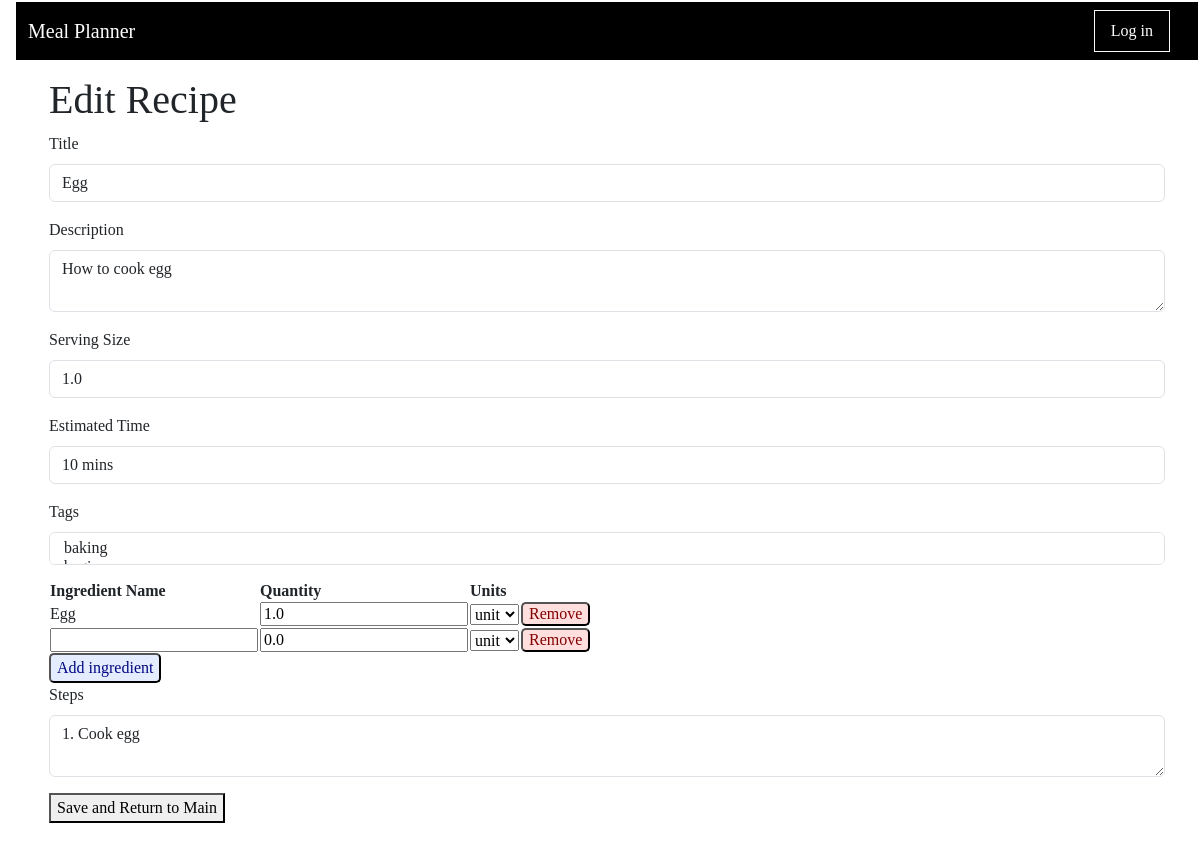
/recipe/7/edit, run on the app's committed database.
### app/main/models.py (models this page shows, shortened)
class Recipe(db.Model):
    id : sqlo.Mapped[int] = sqlo.mapped_column(primary_key=True)
    title : sqlo.Mapped[str] = sqlo.mapped_column(sqla.String(150), default="")
    description: sqlo.Mapped[str] = sqlo.mapped_column(sqla.String(1500), default="")
    servingSize : sqlo.Mapped[float] = sqlo.mapped_column(sqla.Float, default=0)
    estimatedTime : sqlo.Mapped[str] = sqlo.mapped_column(sqla.String(25), default="")
    steps : sqlo.Mapped[str] = sqlo.mapped_column(sqla.String, default="")
    timestamp : sqlo.Mapped[Optional[datetime]] = sqlo.mapped_column(default = lambda : datetime.now(timezone.utc))
    is_draft : sqlo.Mapped[bool] = sqlo.mapped_column(sqla.Boolean, default=True)
    user_id : sqlo.Mapped[int] = sqlo.mapped_column(sqla.ForeignKey('user.id'))
    writer : sqlo.Mapped['User'] = sqlo.relationship(back_populates='written_recipes')
    tags: sqlo.WriteOnlyMapped['Tag'] = sqlo.relationship(
        secondary=recipe_tags_table,
        primaryjoin=(recipe_tags_table.c.recipe_id == id),
        back_populates='recipes',
        passive_deletes=True)
    recipe_saved_by_users : sqlo.WriteOnlyMapped['User'] = sqlo.relationship(
        secondary=saved_recipes_table,
        primaryjoin=(saved_recipes_table.c.recipe_id == id),
        back_populates='users_saved_recipes',
        passive_deletes=True)
    ingredients_used: sqlo.WriteOnlyMapped['RecipeIngredientUse'] = sqlo.relationship(back_populates='recipe_usecase_recipe', passive_deletes=True)
    def get_tags(self):
        return db.session.scalars(self.tags.select()).all()

class Ingredient(db.Model):
    id : sqlo.Mapped[int] = sqlo.mapped_column(primary_key=True)
    name : sqlo.Mapped[str] = sqlo.mapped_column(sqla.String(20), index=True, unique=True)
    recipe_involvements: sqlo.WriteOnlyMapped['RecipeIngredientUse'] = sqlo.relationship(back_populates='recipe_usecase_ingredient')
    userlist_involvements: sqlo.WriteOnlyMapped['UserIngredientListUse'] = sqlo.relationship(back_populates='userlist_ingredient')

### app/main/routes.py (the view, shortened to what this page needs)
@bp_main.route('/recipe/<recipe_id>/edit', methods=['GET', 'POST'])
def editRecipe(recipe_id):
    recipeDraft = db.session.get(Recipe, recipe_id)
    if request.method == "GET":
        ingredient_data = []
        for ingUseCase in db.session.scalars(sqla.select(RecipeIngredientUse).where(RecipeIngredientUse.recipe_id == recipe_id)).all():
            ingredient_data.append({
                "ingredientName": ingUseCase.recipe_usecase_ingredient.name,
                "quantity": ingUseCase.amount,
                "unit": ingUseCase.unit,
                "ingredient_id": ingUseCase.ingredient_id
            })
        ingredient_data.append({
            "ingredientName": "",
            "quantity": 0.0,
            "unit": "",
        })
        print(recipeDraft.title)
        rform = RecipeForm(
            title = recipeDraft.title,
            description = recipeDraft.description,
            servingSize = recipeDraft.servingSize,
            estimatedTime = recipeDraft.estimatedTime,
            tags = recipeDraft.get_tags(),
            ingredients = ingredient_data,
            steps = recipeDraft.steps
        )
    else:
        rform = RecipeForm()
    if recipeDraft.is_draft:
        return render_template('create_recipe.html', title="Create New Recipe", form=rform, recipe_id=recipe_id, is_draft=True)
    else:
        return render_template('create_recipe.html', title="Edit Recipe", form=rform, recipe_id=recipe_id, is_draft=False)

### app/main/forms.py
class RecipeForm(FlaskForm):
    title = StringField('Title')
    description = TextAreaField('Description', validators=[Length(max=1500)])
    servingSize = FloatField('Serving Size', default=0.0, validators=[Optional()])
    estimatedTime = StringField('Estimated Time', validators=[Length(max=25)])
    tags = QuerySelectMultipleField('Tags', query_factory = lambda : db.session.scalars(sqla.select(Tag).order_by(Tag.name)),
                                    get_label= lambda tag: tag.name,
                                    render_kw={"class": "form-control", "size": "1"})
    ingredients = FieldList(FormField(IngredientForm))
    steps = TextAreaField('Steps')
    submit = SubmitField('Post')

class IngredientForm(Form):
    ingredient_id = HiddenField()
    ingredientName = StringField('Ingredient Name', default="")
    quantity = FloatField('Quantity', default=0.0, validators=[Optional()])
    unit = SelectField('Unit', choices=UNIT_OPTIONS, default="unit")

### app/main/models.py (called while the page is built)
    def __repr__(self):
        return '<Tag id: {} - name: {}>'.format(self.id, self.name)

### meal_planner.py (called while the page is built)
@app.before_request
def initDB(*args, **kwargs):
    if app._got_first_request:
        db.create_all()

### app/main/templates/create_recipe.html (shortened to what this page needs)
{% extends "base.html" %}
{% import 'bootstrap_wtf.html' as wtf %}
{% block content %}
    <h1>{{ title }}</h1>
    <form action="{{ url_for('main.editRecipe', recipe_id=recipe_id) }}" method="post">
        {{ wtf.form_field(form.title) }}
        {{ wtf.form_field(form.description) }}
        {{ wtf.form_field(form.servingSize) }}
        {{ wtf.form_field(form.estimatedTime) }}
        {{ wtf.form_field(form.tags) }}
        <table class="ingredients-form">
            <tr>
                <th>Ingredient Name</th>
                <th>Quantity</th>
                <th>Units</th>
                <th></th>
            </tr>
        {% for ingredient in form.ingredients %}
            <tr>
                {% if ingredient.ingredientName.data %}
                <td>{{ ingredient.ingredientName.data }}</td>
                {% else %}
                <td>{{ ingredient.ingredientName() }}</td>
                {% endif %}
                <td>{{ ingredient.quantity() }}</td>
                <td>{{ ingredient.unit() }}</td>
                <td><button type="submit" name="action_button" value="{{ingredient.ingredient_id.data}}" class="form-ingredient-remove">Remove</button></td>
            </tr>
        {% endfor %}
        </table>
        <button type="submit" name="action_button" value="add" class="form-ingredient-add">Add ingredient</button>
        {{ wtf.form_field(form.steps) }}
        {% if is_draft %}
            <button type="submit" name="action_button" value="save" class="form-ingredient-save">Save Draft and Return</button>
            <button type="submit" name="action_button" value="post" class="form-ingredient-post">Post</button>
        {% else %}
            <button type="submit" name="action_button" value="post" class="form-ingredient-post">Save and Return to Main</button>
        {% endif %}
    </form>
  {% endblock %}

### app/main/templates/bootstrap_wtf.html (shortened to what this page needs)
{% macro form_field(field, autofocus) %}
  {%- if field.type == 'BooleanField' %}
  <div class="form-check mb-3">
    {{ field(class='form-check-input') }}
    {{ field.label(class='form-check-label') }}
  </div>
  {%- elif field.type == 'SelectField' %}
    {{ field.label(class='form-label') }}
    {{ field(class='form-select mb-3') }}
  {%- elif field.type == 'QuerySelectMultipleField' %}
    {{ field.label(class='form-label') }}
    {{ field(class='form-select mb-3') }}
    {%- elif field.type == 'TextAreaField' %}
  <div class="mb-3">
    {{ field.label(class='form-label') }}
    {% if autofocus %}
      {{ field(class='form-control' + (' is-invalid' if field.errors else ''), autofocus=True) }}
    {% else %}
      {{ field(class='form-control' + (' is-invalid' if field.errors else '')) }}
    {% endif %}
  </div>
  {%- elif field.type == 'SubmitField' %}
  {{ field(class='btn btn-primary mb-3 col-2') }}
  {%- else %}
  <div class="mb-3">
    {{ field.label(class='form-label') }}
    {% if autofocus %}
      {{ field(class='form-control' + (' is-invalid' if field.errors else ''), autofocus=True) }}
    {% else %}
      {{ field(class='form-control' + (' is-invalid' if field.errors else '')) }}
    {% endif %}
  </div>
  {%- endif %}
{% endmacro %}

### app/static/css/main.css (style rules this page uses)
body { margin: 1px 1px 1px 15px; padding: 1px; font-family: Tahoma; text-align: left; }
.form-ingredient-remove { background-color: #ffdede; color: #820000; outline:#40000f; border-radius: 5px; }
.form-ingredient-add { background-color: #e4ecff; color: #000782; outline:#000040; border-radius: 5px; }

### data on the page
Recipe: title "Egg", description "How to cook egg", servingSize "1.0", estimatedTime "10 mins", steps "1. Cook egg"
Ingredient: ingredientName.data "Egg"

### other printed values
{{ title }} "Edit Recipe"
{{ field.label(class='form-label') }} "Title Serving Size Estimated Time"
{{ field.label(class='form-label') }} "Description Steps"
{{ field.label(class='form-label') }} "Tags"
